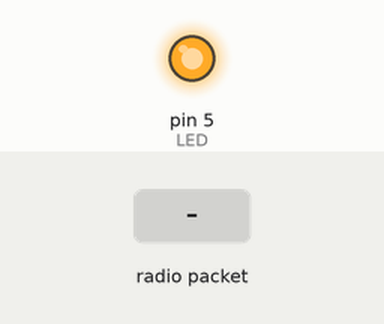
Bench run of a sketch on a simulated Arduino Uno, built with avr-gcc and run on an emulated ATmega328P. On the bench: output pins drawn as LEDs (lit = HIGH). Inputs (shaded band) come from the test bench. No radio packets arrive unless stated; what the sketch prints to the serial monitor is not drawn.

Above: at 1.2 s.
1.3 s: radio packet "1" arrives
Timing chart, 0 to 4.3 s (numbered marks = the images above; inputs shaded):
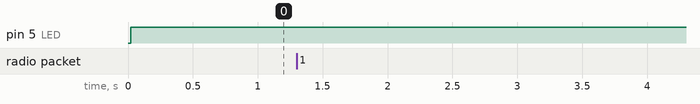

The sketch:

receiver.ino
```cpp
#include <SPI.h>
#include <LoRa.h>
int LED = 5;
int val = 0;

void setup() {
  Serial.begin(9600);
  pinMode(LED, OUTPUT);

  while (!Serial);
  Serial.println("LoRa Receiver");
  if (!LoRa.begin(915E6)) {
    Serial.println("Starting Lora failed!");
    while (1);
  }

  //LoRa.onReceive(onReceive);

  LoRa.receive();
}

void loop() {
  // try to parse packet
  int packetSize = LoRa.parsePacket();
  if (packetSize) {
    // received a packet
    Serial.print("Received packet '");

    // read packet
    while (LoRa.available()) {
      int c = (int) LoRa.read();
      Serial.print(c);

      analogWrite(LED, 100);
    }

    // print RSSI of packet
    Serial.print("' with RSSI ");
    Serial.println(LoRa.packetRssi());
  }

  digitalWrite(LED, HIGH);
}

//void onReceive(int PacketSize){
//  //int packetSize = LoRa.parsePacket();
//  //if (packetSize) {
//    //while (LoRa.available()){
//  int inChar = LoRa.read();
//  //Serial.print("new ");
//  //Serial.print(packetSize+", "+inChar);
//  Serial.println(inChar);
//  //inString += (char)inChar;
//  //val = inString.toInt();
//  val = inChar;
//  //}
//  //inString = "";
//  //LoRa.packetRssi();
//  if (val > 0){
//    digitalWrite(LED, HIGH);
//  }
//  else if (val == 0){
//    digitalWrite(LED, LOW);
//  }
//  //}
//  Serial.print("hi");
//  //delay(100);
//}
```
